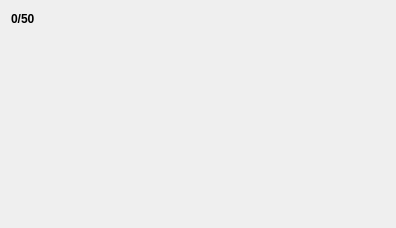
<?xml version="1.0" encoding="UTF-8"?>
<ui version="4.0">
 <class>Storage</class>
 <widget class="QWidget" name="Storage">
  <property name="geometry">
   <rect>
    <x>0</x>
    <y>0</y>
    <width>394</width>
    <height>228</height>
   </rect>
  </property>
  <layout class="QVBoxLayout">
   <item>
    <widget class="QLabel" name="devilCount">
     <property name="font">
      <font>
       <weight>75</weight>
       <bold>true</bold>
      </font>
     </property>
     <property name="text">
      <string>0/50</string>
     </property>
    </widget>
   </item>
   <item>
    <layout class="QGridLayout">
     <item row="0" column="0">
      <widget class="QLabel" name="devil1">
       <property name="sizePolicy">
        <sizepolicy hsizetype="Fixed" vsizetype="Fixed">
         <horstretch>0</horstretch>
         <verstretch>0</verstretch>
        </sizepolicy>
       </property>
       <property name="minimumSize">
        <size>
         <width>32</width>
         <height>32</height>
        </size>
       </property>
      </widget>
     </item>
     <item row="0" column="1">
      <widget class="QLabel" name="devil2">
       <property name="sizePolicy">
        <sizepolicy hsizetype="Fixed" vsizetype="Fixed">
         <horstretch>0</horstretch>
         <verstretch>0</verstretch>
        </sizepolicy>
       </property>
       <property name="minimumSize">
        <size>
         <width>32</width>
         <height>32</height>
        </size>
       </property>
      </widget>
     </item>
     <item row="0" column="2">
      <widget class="QLabel" name="devil3">
       <property name="sizePolicy">
        <sizepolicy hsizetype="Fixed" vsizetype="Fixed">
         <horstretch>0</horstretch>
         <verstretch>0</verstretch>
        </sizepolicy>
       </property>
       <property name="minimumSize">
        <size>
         <width>32</width>
         <height>32</height>
        </size>
       </property>
      </widget>
     </item>
     <item row="0" column="3">
      <widget class="QLabel" name="devil4">
       <property name="sizePolicy">
        <sizepolicy hsizetype="Fixed" vsizetype="Fixed">
         <horstretch>0</horstretch>
         <verstretch>0</verstretch>
        </sizepolicy>
       </property>
       <property name="minimumSize">
        <size>
         <width>32</width>
         <height>32</height>
        </size>
       </property>
      </widget>
     </item>
     <item row="0" column="4">
      <widget class="QLabel" name="devil5">
       <property name="sizePolicy">
        <sizepolicy hsizetype="Fixed" vsizetype="Fixed">
         <horstretch>0</horstretch>
         <verstretch>0</verstretch>
        </sizepolicy>
       </property>
       <property name="minimumSize">
        <size>
         <width>32</width>
         <height>32</height>
        </size>
       </property>
      </widget>
     </item>
     <item row="0" column="5">
      <widget class="QLabel" name="devil6">
       <property name="sizePolicy">
        <sizepolicy hsizetype="Fixed" vsizetype="Fixed">
         <horstretch>0</horstretch>
         <verstretch>0</verstretch>
        </sizepolicy>
       </property>
       <property name="minimumSize">
        <size>
         <width>32</width>
         <height>32</height>
        </size>
       </property>
      </widget>
     </item>
     <item row="0" column="6">
      <widget class="QLabel" name="devil7">
       <property name="sizePolicy">
        <sizepolicy hsizetype="Fixed" vsizetype="Fixed">
         <horstretch>0</horstretch>
         <verstretch>0</verstretch>
        </sizepolicy>
       </property>
       <property name="minimumSize">
        <size>
         <width>32</width>
         <height>32</height>
        </size>
       </property>
      </widget>
     </item>
     <item row="0" column="7">
      <widget class="QLabel" name="devil8">
       <property name="sizePolicy">
        <sizepolicy hsizetype="Fixed" vsizetype="Fixed">
         <horstretch>0</horstretch>
         <verstretch>0</verstretch>
        </sizepolicy>
       </property>
       <property name="minimumSize">
        <size>
         <width>32</width>
         <height>32</height>
        </size>
       </property>
      </widget>
     </item>
     <item row="0" column="8">
      <widget class="QLabel" name="devil9">
       <property name="sizePolicy">
        <sizepolicy hsizetype="Fixed" vsizetype="Fixed">
         <horstretch>0</horstretch>
         <verstretch>0</verstretch>
        </sizepolicy>
       </property>
       <property name="minimumSize">
        <size>
         <width>32</width>
         <height>32</height>
        </size>
       </property>
      </widget>
     </item>
     <item row="0" column="9">
      <widget class="QLabel" name="devil10">
       <property name="sizePolicy">
        <sizepolicy hsizetype="Fixed" vsizetype="Fixed">
         <horstretch>0</horstretch>
         <verstretch>0</verstretch>
        </sizepolicy>
       </property>
       <property name="minimumSize">
        <size>
         <width>32</width>
         <height>32</height>
        </size>
       </property>
      </widget>
     </item>
     <item row="1" column="0">
      <widget class="QLabel" name="devil11">
       <property name="sizePolicy">
        <sizepolicy hsizetype="Fixed" vsizetype="Fixed">
         <horstretch>0</horstretch>
         <verstretch>0</verstretch>
        </sizepolicy>
       </property>
       <property name="minimumSize">
        <size>
         <width>32</width>
         <height>32</height>
        </size>
       </property>
      </widget>
     </item>
     <item row="1" column="1">
      <widget class="QLabel" name="devil12">
       <property name="sizePolicy">
        <sizepolicy hsizetype="Fixed" vsizetype="Fixed">
         <horstretch>0</horstretch>
         <verstretch>0</verstretch>
        </sizepolicy>
       </property>
       <property name="minimumSize">
        <size>
         <width>32</width>
         <height>32</height>
        </size>
       </property>
      </widget>
     </item>
     <item row="1" column="2">
      <widget class="QLabel" name="devil13">
       <property name="sizePolicy">
        <sizepolicy hsizetype="Fixed" vsizetype="Fixed">
         <horstretch>0</horstretch>
         <verstretch>0</verstretch>
        </sizepolicy>
       </property>
       <property name="minimumSize">
        <size>
         <width>32</width>
         <height>32</height>
        </size>
       </property>
      </widget>
     </item>
     <item row="1" column="3">
      <widget class="QLabel" name="devil14">
       <property name="sizePolicy">
        <sizepolicy hsizetype="Fixed" vsizetype="Fixed">
         <horstretch>0</horstretch>
         <verstretch>0</verstretch>
        </sizepolicy>
       </property>
       <property name="minimumSize">
        <size>
         <width>32</width>
         <height>32</height>
        </size>
       </property>
      </widget>
     </item>
     <item row="1" column="4">
      <widget class="QLabel" name="devil15">
       <property name="sizePolicy">
        <sizepolicy hsizetype="Fixed" vsizetype="Fixed">
         <horstretch>0</horstretch>
         <verstretch>0</verstretch>
        </sizepolicy>
       </property>
       <property name="minimumSize">
        <size>
         <width>32</width>
         <height>32</height>
        </size>
       </property>
      </widget>
     </item>
     <item row="1" column="5">
      <widget class="QLabel" name="devil16">
       <property name="sizePolicy">
        <sizepolicy hsizetype="Fixed" vsizetype="Fixed">
         <horstretch>0</horstretch>
         <verstretch>0</verstretch>
        </sizepolicy>
       </property>
       <property name="minimumSize">
        <size>
         <width>32</width>
         <height>32</height>
        </size>
       </property>
      </widget>
     </item>
     <item row="1" column="6">
      <widget class="QLabel" name="devil17">
       <property name="sizePolicy">
        <sizepolicy hsizetype="Fixed" vsizetype="Fixed">
         <horstretch>0</horstretch>
         <verstretch>0</verstretch>
        </sizepolicy>
       </property>
       <property name="minimumSize">
        <size>
         <width>32</width>
         <height>32</height>
        </size>
       </property>
      </widget>
     </item>
     <item row="1" column="7">
      <widget class="QLabel" name="devil18">
       <property name="sizePolicy">
        <sizepolicy hsizetype="Fixed" vsizetype="Fixed">
         <horstretch>0</horstretch>
         <verstretch>0</verstretch>
        </sizepolicy>
       </property>
       <property name="minimumSize">
        <size>
         <width>32</width>
         <height>32</height>
        </size>
       </property>
      </widget>
     </item>
     <item row="1" column="8">
      <widget class="QLabel" name="devil19">
       <property name="sizePolicy">
        <sizepolicy hsizetype="Fixed" vsizetype="Fixed">
         <horstretch>0</horstretch>
         <verstretch>0</verstretch>
        </sizepolicy>
       </property>
       <property name="minimumSize">
        <size>
         <width>32</width>
         <height>32</height>
        </size>
       </property>
      </widget>
     </item>
     <item row="1" column="9">
      <widget class="QLabel" name="devil20">
       <property name="sizePolicy">
        <sizepolicy hsizetype="Fixed" vsizetype="Fixed">
         <horstretch>0</horstretch>
         <verstretch>0</verstretch>
        </sizepolicy>
       </property>
       <property name="minimumSize">
        <size>
         <width>32</width>
         <height>32</height>
        </size>
       </property>
      </widget>
     </item>
     <item row="2" column="0">
      <widget class="QLabel" name="devil21">
       <property name="sizePolicy">
        <sizepolicy hsizetype="Fixed" vsizetype="Fixed">
         <horstretch>0</horstretch>
         <verstretch>0</verstretch>
        </sizepolicy>
       </property>
       <property name="minimumSize">
        <size>
         <width>32</width>
         <height>32</height>
        </size>
       </property>
      </widget>
     </item>
     <item row="2" column="1">
      <widget class="QLabel" name="devil22">
       <property name="sizePolicy">
        <sizepolicy hsizetype="Fixed" vsizetype="Fixed">
         <horstretch>0</horstretch>
         <verstretch>0</verstretch>
        </sizepolicy>
       </property>
       <property name="minimumSize">
        <size>
         <width>32</width>
         <height>32</height>
        </size>
       </property>
      </widget>
     </item>
     <item row="2" column="2">
      <widget class="QLabel" name="devil23">
       <property name="sizePolicy">
        <sizepolicy hsizetype="Fixed" vsizetype="Fixed">
         <horstretch>0</horstretch>
         <verstretch>0</verstretch>
        </sizepolicy>
       </property>
       <property name="minimumSize">
        <size>
         <width>32</width>
         <height>32</height>
        </size>
       </property>
      </widget>
     </item>
     <item row="2" column="3">
      <widget class="QLabel" name="devil24">
       <property name="sizePolicy">
        <sizepolicy hsizetype="Fixed" vsizetype="Fixed">
         <horstretch>0</horstretch>
         <verstretch>0</verstretch>
        </sizepolicy>
       </property>
       <property name="minimumSize">
        <size>
         <width>32</width>
         <height>32</height>
        </size>
       </property>
      </widget>
     </item>
     <item row="2" column="4">
      <widget class="QLabel" name="devil25">
       <property name="sizePolicy">
        <sizepolicy hsizetype="Fixed" vsizetype="Fixed">
         <horstretch>0</horstretch>
         <verstretch>0</verstretch>
        </sizepolicy>
       </property>
       <property name="minimumSize">
        <size>
         <width>32</width>
         <height>32</height>
        </size>
       </property>
      </widget>
     </item>
     <item row="2" column="5">
      <widget class="QLabel" name="devil26">
       <property name="sizePolicy">
        <sizepolicy hsizetype="Fixed" vsizetype="Fixed">
         <horstretch>0</horstretch>
         <verstretch>0</verstretch>
        </sizepolicy>
       </property>
       <property name="minimumSize">
        <size>
         <width>32</width>
         <height>32</height>
        </size>
       </property>
      </widget>
     </item>
     <item row="2" column="6">
      <widget class="QLabel" name="devil27">
       <property name="sizePolicy">
        <sizepolicy hsizetype="Fixed" vsizetype="Fixed">
         <horstretch>0</horstretch>
         <verstretch>0</verstretch>
        </sizepolicy>
       </property>
       <property name="minimumSize">
        <size>
         <width>32</width>
         <height>32</height>
        </size>
       </property>
      </widget>
     </item>
     <item row="2" column="7">
      <widget class="QLabel" name="devil28">
       <property name="sizePolicy">
        <sizepolicy hsizetype="Fixed" vsizetype="Fixed">
         <horstretch>0</horstretch>
         <verstretch>0</verstretch>
        </sizepolicy>
       </property>
       <property name="minimumSize">
        <size>
         <width>32</width>
         <height>32</height>
        </size>
       </property>
      </widget>
     </item>
     <item row="2" column="8">
      <widget class="QLabel" name="devil29">
       <property name="sizePolicy">
        <sizepolicy hsizetype="Fixed" vsizetype="Fixed">
         <horstretch>0</horstretch>
         <verstretch>0</verstretch>
        </sizepolicy>
       </property>
       <property name="minimumSize">
        <size>
         <width>32</width>
         <height>32</height>
        </size>
       </property>
      </widget>
     </item>
     <item row="2" column="9">
      <widget class="QLabel" name="devil30">
       <property name="sizePolicy">
        <sizepolicy hsizetype="Fixed" vsizetype="Fixed">
         <horstretch>0</horstretch>
         <verstretch>0</verstretch>
        </sizepolicy>
       </property>
       <property name="minimumSize">
        <size>
         <width>32</width>
         <height>32</height>
        </size>
       </property>
      </widget>
     </item>
     <item row="3" column="0">
      <widget class="QLabel" name="devil31">
       <property name="sizePolicy">
        <sizepolicy hsizetype="Fixed" vsizetype="Fixed">
         <horstretch>0</horstretch>
         <verstretch>0</verstretch>
        </sizepolicy>
       </property>
       <property name="minimumSize">
        <size>
         <width>32</width>
         <height>32</height>
        </size>
       </property>
      </widget>
     </item>
     <item row="3" column="1">
      <widget class="QLabel" name="devil32">
       <property name="sizePolicy">
        <sizepolicy hsizetype="Fixed" vsizetype="Fixed">
         <horstretch>0</horstretch>
         <verstretch>0</verstretch>
        </sizepolicy>
       </property>
       <property name="minimumSize">
        <size>
         <width>32</width>
         <height>32</height>
        </size>
       </property>
      </widget>
     </item>
     <item row="3" column="2">
      <widget class="QLabel" name="devil33">
       <property name="sizePolicy">
        <sizepolicy hsizetype="Fixed" vsizetype="Fixed">
         <horstretch>0</horstretch>
         <verstretch>0</verstretch>
        </sizepolicy>
       </property>
       <property name="minimumSize">
        <size>
         <width>32</width>
         <height>32</height>
        </size>
       </property>
      </widget>
     </item>
     <item row="3" column="3">
      <widget class="QLabel" name="devil34">
       <property name="sizePolicy">
        <sizepolicy hsizetype="Fixed" vsizetype="Fixed">
         <horstretch>0</horstretch>
         <verstretch>0</verstretch>
        </sizepolicy>
       </property>
       <property name="minimumSize">
        <size>
         <width>32</width>
         <height>32</height>
        </size>
       </property>
      </widget>
     </item>
     <item row="3" column="4">
      <widget class="QLabel" name="devil35">
       <property name="sizePolicy">
        <sizepolicy hsizetype="Fixed" vsizetype="Fixed">
         <horstretch>0</horstretch>
         <verstretch>0</verstretch>
        </sizepolicy>
       </property>
       <property name="minimumSize">
        <size>
         <width>32</width>
         <height>32</height>
        </size>
       </property>
      </widget>
     </item>
     <item row="3" column="5">
      <widget class="QLabel" name="devil36">
       <property name="sizePolicy">
        <sizepolicy hsizetype="Fixed" vsizetype="Fixed">
         <horstretch>0</horstretch>
         <verstretch>0</verstretch>
        </sizepolicy>
       </property>
       <property name="minimumSize">
        <size>
         <width>32</width>
         <height>32</height>
        </size>
       </property>
      </widget>
     </item>
     <item row="3" column="6">
      <widget class="QLabel" name="devil37">
       <property name="sizePolicy">
        <sizepolicy hsizetype="Fixed" vsizetype="Fixed">
         <horstretch>0</horstretch>
         <verstretch>0</verstretch>
        </sizepolicy>
       </property>
       <property name="minimumSize">
        <size>
         <width>32</width>
         <height>32</height>
        </size>
       </property>
      </widget>
     </item>
     <item row="3" column="7">
      <widget class="QLabel" name="devil38">
       <property name="sizePolicy">
        <sizepolicy hsizetype="Fixed" vsizetype="Fixed">
         <horstretch>0</horstretch>
         <verstretch>0</verstretch>
        </sizepolicy>
       </property>
       <property name="minimumSize">
        <size>
         <width>32</width>
         <height>32</height>
        </size>
       </property>
      </widget>
     </item>
     <item row="3" column="8">
      <widget class="QLabel" name="devil39">
       <property name="sizePolicy">
        <sizepolicy hsizetype="Fixed" vsizetype="Fixed">
         <horstretch>0</horstretch>
         <verstretch>0</verstretch>
        </sizepolicy>
       </property>
       <property name="minimumSize">
        <size>
         <width>32</width>
         <height>32</height>
        </size>
       </property>
      </widget>
     </item>
     <item row="3" column="9">
      <widget class="QLabel" name="devil40">
       <property name="sizePolicy">
        <sizepolicy hsizetype="Fixed" vsizetype="Fixed">
         <horstretch>0</horstretch>
         <verstretch>0</verstretch>
        </sizepolicy>
       </property>
       <property name="minimumSize">
        <size>
         <width>32</width>
         <height>32</height>
        </size>
       </property>
      </widget>
     </item>
     <item row="4" column="0">
      <widget class="QLabel" name="devil41">
       <property name="sizePolicy">
        <sizepolicy hsizetype="Fixed" vsizetype="Fixed">
         <horstretch>0</horstretch>
         <verstretch>0</verstretch>
        </sizepolicy>
       </property>
       <property name="minimumSize">
        <size>
         <width>32</width>
         <height>32</height>
        </size>
       </property>
      </widget>
     </item>
     <item row="4" column="1">
      <widget class="QLabel" name="devil42">
       <property name="sizePolicy">
        <sizepolicy hsizetype="Fixed" vsizetype="Fixed">
         <horstretch>0</horstretch>
         <verstretch>0</verstretch>
        </sizepolicy>
       </property>
       <property name="minimumSize">
        <size>
         <width>32</width>
         <height>32</height>
        </size>
       </property>
      </widget>
     </item>
     <item row="4" column="2">
      <widget class="QLabel" name="devil43">
       <property name="sizePolicy">
        <sizepolicy hsizetype="Fixed" vsizetype="Fixed">
         <horstretch>0</horstretch>
         <verstretch>0</verstretch>
        </sizepolicy>
       </property>
       <property name="minimumSize">
        <size>
         <width>32</width>
         <height>32</height>
        </size>
       </property>
      </widget>
     </item>
     <item row="4" column="3">
      <widget class="QLabel" name="devil44">
       <property name="sizePolicy">
        <sizepolicy hsizetype="Fixed" vsizetype="Fixed">
         <horstretch>0</horstretch>
         <verstretch>0</verstretch>
        </sizepolicy>
       </property>
       <property name="minimumSize">
        <size>
         <width>32</width>
         <height>32</height>
        </size>
       </property>
      </widget>
     </item>
     <item row="4" column="4">
      <widget class="QLabel" name="devil45">
       <property name="sizePolicy">
        <sizepolicy hsizetype="Fixed" vsizetype="Fixed">
         <horstretch>0</horstretch>
         <verstretch>0</verstretch>
        </sizepolicy>
       </property>
       <property name="minimumSize">
        <size>
         <width>32</width>
         <height>32</height>
        </size>
       </property>
      </widget>
     </item>
     <item row="4" column="5">
      <widget class="QLabel" name="devil46">
       <property name="sizePolicy">
        <sizepolicy hsizetype="Fixed" vsizetype="Fixed">
         <horstretch>0</horstretch>
         <verstretch>0</verstretch>
        </sizepolicy>
       </property>
       <property name="minimumSize">
        <size>
         <width>32</width>
         <height>32</height>
        </size>
       </property>
      </widget>
     </item>
     <item row="4" column="6">
      <widget class="QLabel" name="devil47">
       <property name="sizePolicy">
        <sizepolicy hsizetype="Fixed" vsizetype="Fixed">
         <horstretch>0</horstretch>
         <verstretch>0</verstretch>
        </sizepolicy>
       </property>
       <property name="minimumSize">
        <size>
         <width>32</width>
         <height>32</height>
        </size>
       </property>
      </widget>
     </item>
     <item row="4" column="7">
      <widget class="QLabel" name="devil48">
       <property name="sizePolicy">
        <sizepolicy hsizetype="Fixed" vsizetype="Fixed">
         <horstretch>0</horstretch>
         <verstretch>0</verstretch>
        </sizepolicy>
       </property>
       <property name="minimumSize">
        <size>
         <width>32</width>
         <height>32</height>
        </size>
       </property>
      </widget>
     </item>
     <item row="4" column="8">
      <widget class="QLabel" name="devil49">
       <property name="sizePolicy">
        <sizepolicy hsizetype="Fixed" vsizetype="Fixed">
         <horstretch>0</horstretch>
         <verstretch>0</verstretch>
        </sizepolicy>
       </property>
       <property name="minimumSize">
        <size>
         <width>32</width>
         <height>32</height>
        </size>
       </property>
      </widget>
     </item>
     <item row="4" column="9">
      <widget class="QLabel" name="devil50">
       <property name="sizePolicy">
        <sizepolicy hsizetype="Fixed" vsizetype="Fixed">
         <horstretch>0</horstretch>
         <verstretch>0</verstretch>
        </sizepolicy>
       </property>
       <property name="minimumSize">
        <size>
         <width>32</width>
         <height>32</height>
        </size>
       </property>
      </widget>
     </item>
    </layout>
   </item>
  </layout>
 </widget>
 <resources/>
 <connections/>
</ui>
